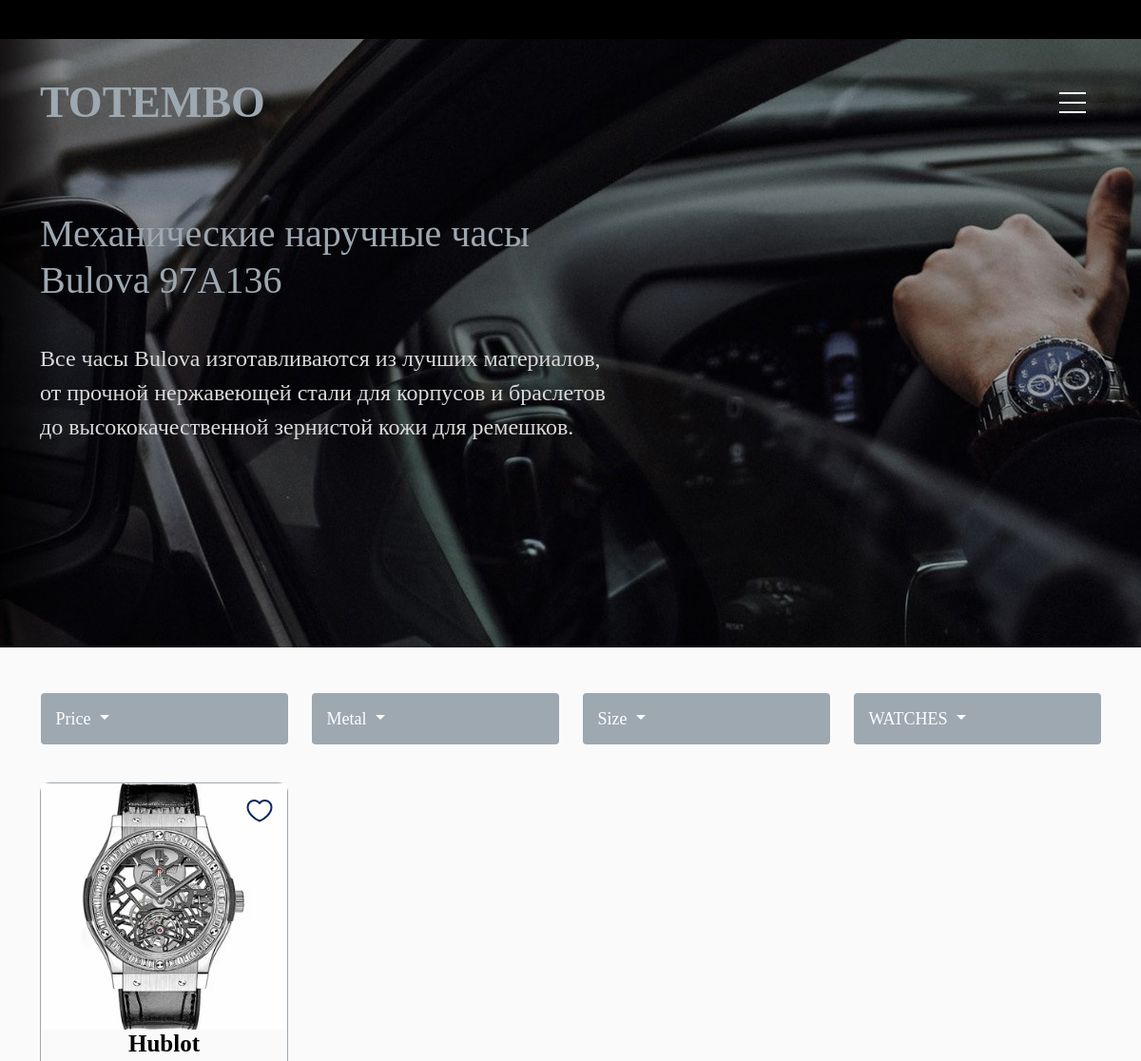
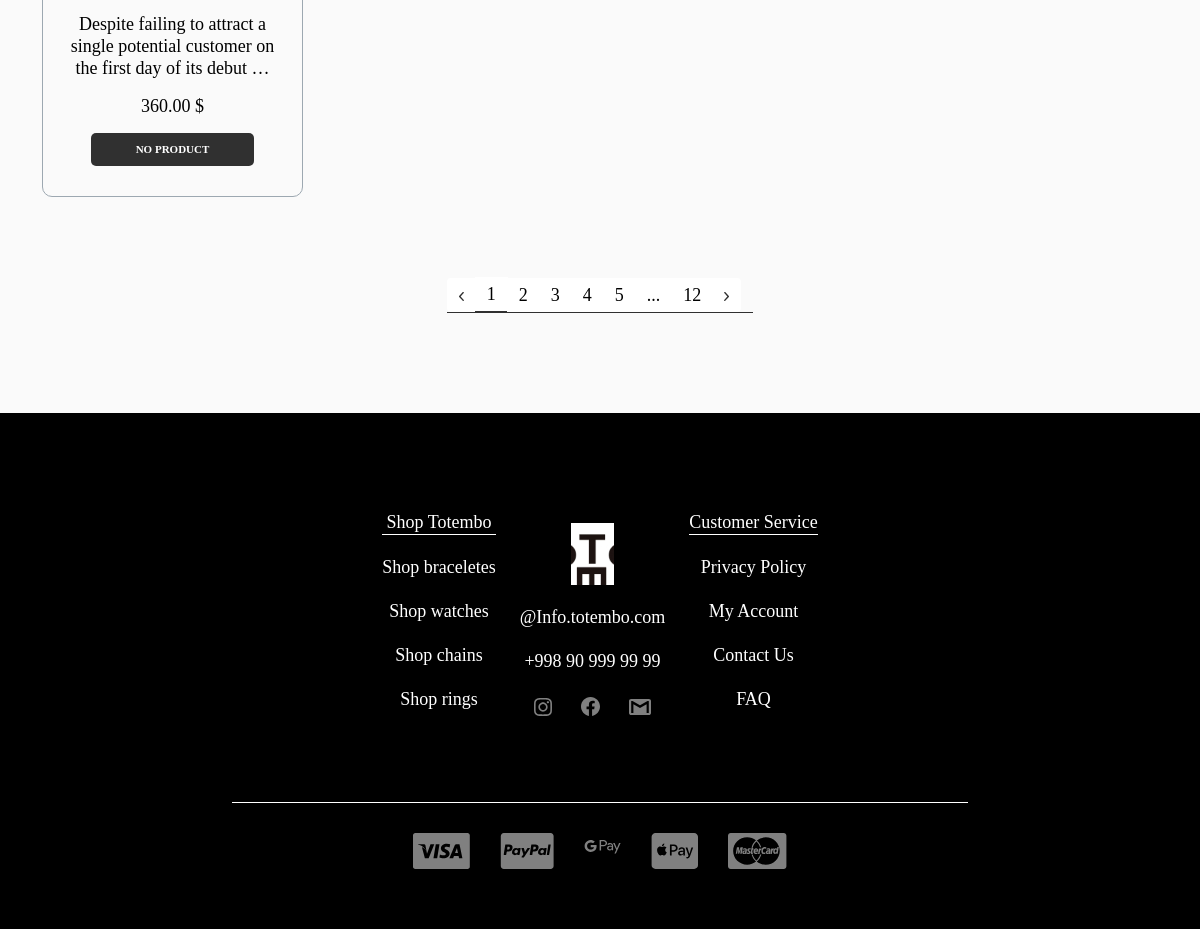
The page /category/watches/?type=mexanic on the database its author committed (2 pictures, top to bottom).
### store/models.py (models this page shows, shortened)
class Category(models.Model):
    title = models.CharField(max_length=150, verbose_name='Category')
    image = models.ImageField(upload_to='categories/', null=True, blank=True, verbose_name='Pictures')
    slug = models.SlugField(null=True, unique=True)  # id va pk ornini bosadi !
    parent = models.ForeignKey('self',
                               on_delete=models.CASCADE,
                               null=True, blank=True,
                               verbose_name='Category',
                               related_name='subcategories')
    objects = models.Manager()
    def get_absolute_url(self):
        return reverse('category_detail', kwargs={'slug': self.slug})
    class Meta:
        verbose_name = 'Category'
        verbose_name_plural = 'Categories'

class Product(models.Model):
    title = models.CharField(max_length=150, verbose_name='Name of product')
    price = models.DecimalField(max_digits=10, decimal_places=2, verbose_name='Price')
    created_at = models.DateTimeField(auto_now_add=True, verbose_name='Created')
    quantity = models.IntegerField(default=0, verbose_name='Quantity of product')
    description = models.TextField(default='Go typing boy', verbose_name='About')
    category = models.ForeignKey(Category, on_delete=models.CASCADE, verbose_name='Category', related_name='products')
    slug = models.SlugField(unique=True, null=True)
    size = models.FloatField(verbose_name='Size mm')
    metal_product = models.CharField(max_length=150, default='Go typing metal', verbose_name='Material of product')
    objects = models.Manager()
    def get_absolute_url(self):
        return reverse('product_detail', kwargs={'slug': self.slug})
    def get_first_photo(self):
        if self.images:
            try:
                return self.images.first().image.url
            except:
                return 'https://t4.ftcdn.net/jpg/04/70/29/97/360_F_470299797_UD0eoVMMSUbHCcNJCdv2t8B2g1GVqYgs.jpg'
        else:
            return 'https://t4.ftcdn.net/jpg/04/70/29/97/360_F_470299797_UD0eoVMMSUbHCcNJCdv2t8B2g1GVqYgs.jpg'
    class Meta:
        verbose_name = 'Product'
        verbose_name_plural = 'Products'

class Gallery(models.Model):
    image = models.ImageField(upload_to='products/', verbose_name='Picture')
    product = models.ForeignKey(Product, on_delete=models.CASCADE, related_name='images')
    class Meta:
        verbose_name = 'Picture'
        verbose_name_plural = 'Pictures'

### store/views.py (the view, shortened to what this page needs)
# urls.py: path('category/<slug:slug>/', CategoryView.as_view(), name='category_detail'),
class CategoryView(ListView):
    model = Product
    context_object_name = 'products'
    template_name = 'store/category_page.html'
    def get_context_data(self, *, object_list=None, **kwargs):
        context = super().get_context_data()
        main_category = Category.objects.get(slug=self.kwargs['slug'])
        context['category'] = main_category
        context['title'] = f'{main_category.title}'
        return context
    def get_queryset(self):
        sort_field = self.request.GET.get('sort')  # Sartirofka uchun
        type_field = self.request.GET.get('type')  # Yetim kategoriyani bollarini ob chiqadi
        if type_field:
            products = Product.objects.filter(category__slug=type_field)
            return products

### store/templatetags/store_tags.py (called while the page is built)
@register.simple_tag()
def get_categories_s():
    return Category.objects.filter(parent=None)

@register.simple_tag()
def get_subcategories(category):
    return Category.objects.filter(parent=category)

@register.simple_tag()
def get_sorted():
    sorters = [
        {
            'title': 'Price',
            'sorters': [
                ('price', 'Cheap'),
                ('-price', 'Expensive')
            ]
        },
        {
            'title': 'Metal',
            'sorters': [
                ('metal_product', 'A - Z'),
                ('-metal_product', 'Z - A')
            ]
        },
        {
            'title': 'Size',
            'sorters': [
                ('size', 'Small size'),
                ('-size', 'Big size')
            ]
        },
    ]
    return sorters

### store/templates/store/category_page.html (shortened to what this page needs)
{% extends 'base.html' %}
{% block main %}
<main>
    <section class="category_products">
        <div class="products_filter">
            <div class="container">
                <div class="row justify-content-around">
                    {% include 'store/components/_sorters.html' %}
                </div>
            </div>
        </div>
        <div class="container">
            <div class="row">
                {% for product in products %}
                {% include 'store/components/_product_card.html' %}
                {% endfor %}
            </div>
        </div>
        {% include 'store/components/_pagination.html' %}
    </section>
</main>
{% endblock main %}

### store/templates/store/components/_sorters.html (shortened to what this page needs)
{% load store_tags %}
{% get_sorted as data %}
{% for key in data %}
<div class="dropdown pt-2 pt-lx-0">
    <button class="products_filter-dropdown dropdown-toggle rounded" type="button" id="dropdownColor"
            data-bs-toggle="dropdown" aria-expanded="false">
        {{ key.title }}
    </button>
</div>
{% endfor %}
<div class="dropdown pt-2 pt-lx-0">
    <button class="products_filter-dropdown dropdown-toggle rounded" type="button"
            id="dropdownWatchType" data-bs-toggle="dropdown" aria-expanded="false">
        {{ category.title }}
    </button>
</div>

### store/templates/store/components/_product_card.html (shortened to what this page needs)
{% load store_tags %}
<div class="col-12 col-sm-6 col-md-4 col-lg-3">
    <div class="product_card text-center">
        {% if request.user.is_authenticated %}
        {% get_favourite_products request.user as fav_products %}
        {% endif %}
        <div class="product_card-basket">
            {% if product in fav_products and request.user.is_authenticated %}
            <a href="{% url 'add_favourite' product.slug %}" class="product_card_basket-link basket_icon">
                <svg width="28" height="24" viewBox="0 0 28 24" fill="#000000"
                     xmlns="http://www.w3.org/2000/svg">
                    <path
                            d="M8.375 1C4.57813 1 1.5 4.07813 1.5 7.875C1.5 14.75 9.625 21 14 22.4538C18.375 21 26.5 14.75 26.5 7.875C26.5 4.07813 23.4219 1 19.625 1C17.3 1 15.2438 2.15438 14 3.92125C13.3661 3.01825 12.5239 2.28131 11.5447 1.77281C10.5656 1.2643 9.47831 0.999222 8.375 1Z"
                            stroke="#0F2859" stroke-width="2" stroke-linecap="round"
                            stroke-linejoin="round"/>
                </svg>
            </a>
            {% else %}
            <a href="{% url 'add_favourite' product.slug %}" class="product_card_basket-link basket_icon">
            </a>
            {% endif %}
        </div>
        <a class="product_card-detail" href="{{ product.get_absolute_url }}">
            <div class="w-100">
                <img class="product_card-img img-fluid"
                     src="{{ product.get_first_photo }}" alt="">
            </div>
            <div class="product_card-description">
                <p class="product_card-name">{{ product.title }}</p>
                <p class="product_card-desc">{{ product.description|truncatewords:15 }}</p>
                <p class="product_card-price">{{ product.price }} $</p>
            </div>
        </a>
        {% if product.quantity > 0 %}
        <a href="{% url 'to_cart' product.pk 'add' %}" class="product_card-btn">BUY</a>
        {% else %}
        <a href="" class="product_card-btn">NO PRODUCT</a>
        {% endif %}
    </div>
</div>

### store/static/store/style/style.css (style rules this page uses)
a, li { text-decoration: none; list-style: none; }
.product_card { position: relative; box-sizing: border-box; margin-bottom: 30px; transition: all 1s; padding-bottom: 30px; border: 1px solid #9DA8B1; border-radius: 10px; }
.product_card-description { padding: 0 15px; }
.product_card-name { font-family: Montserrat; font-weight: 600; font-size: 25px; line-height: 30px; color: #000000; }
.product_card-desc { font-family: Montserrat; font-weight: normal; font-size: 18px; line-height: 22px; color: #000000; }
.product_card-price { font-family: Montserrat; font-style: normal; font-weight: normal; font-size: 18px; line-height: 22px; color: #000000; }
.product_card-btn { display: inline-block; padding: 10px 45px; background: #303030; font-family: Montserrat; font-style: normal; font-weight: bold; font-size: 11px; line-height: 13px; color: #FFFFFF; transition: all 0.5s; border-radius: 5px; }
.product_card_basket-link { position: absolute; top: 0; right: 0; display: block; padding: 15px; }
.products_filter { margin: 40px 0; }
.dropdown { width: 260px; padding: 0; }
.products_filter-dropdown { background-color: #9DA8B1; font-family: Montserrat; font-style: normal; font-weight: normal; font-size: 18px; line-height: 22px; color: #FFFFFF; width: 100%; padding: 15px; text-align: left; outline: none; border: 1px solid transparent; transition: 0.3s; }

### store/static/store/style/additional_style.css (style rules this page uses)
body { background-color: hsl(0, 0%, 98%); }
main { margin-bottom: 50px; }

### rows shown on the page
Category: title "WATCHES"
Product: get_first_photo (picture), title "Hublot", description "Despite failing to attract a single potential customer on the first day of its debut …", price "360.00", quantity "NO PRODUCT"

### other values the page prints
{{ key.title }} "Price" "Metal" "Size"
